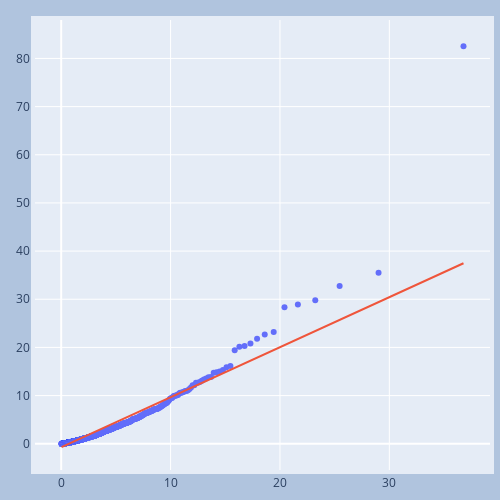

Notebook code cell kept with this figure:
### Code cell
qq = stats.probplot(vg_df['total_sales'], dist='lognorm', sparams=(1))
x = np.array([qq[0][0][0], qq[0][0][-1]])

fig = go.Figure()
fig.add_scatter(x=qq[0][0], y=qq[0][1], mode='markers')
fig.add_scatter(x=x, y=qq[1][1] + qq[1][0]*x, mode='lines')
fig.layout.update(showlegend=False)
fig.update_layout(
    autosize=False,
    width=500,
    height=500,
    margin=dict(
        l=35,
        r=10,
        b=30,
        t=20,
        pad=4
    ),
    paper_bgcolor="LightSteelBlue",
)

fig.show()

### Figure 1 — Plotly figure (JSON) as saved in the notebook; plotly's stock layout.template omitted (floating-point values rounded to 4 significant figures; data arrays with more than 128 entries replaced by an {"elided": "..."} marker saying what was removed)
{"data": [{"mode": "markers", "type": "scatter", "x": {"elided": "4440 float values"}, "y": {"elided": "4440 float values"}}, {"mode": "lines", "type": "scatter", "x": [0.02719, 36.78], "y": [-0.6946, 37.47]}], "layout": {"autosize": false, "height": 500, "margin": {"b": 30, "l": 35, "pad": 4, "r": 10, "t": 20}, "paper_bgcolor": "LightSteelBlue", "showlegend": false, "width": 500, "xaxis": {"autorange": true, "range": [-2.396, 39.2], "type": "linear"}, "yaxis": {"autorange": true, "range": [-5.45, 87.98], "type": "linear"}}}
